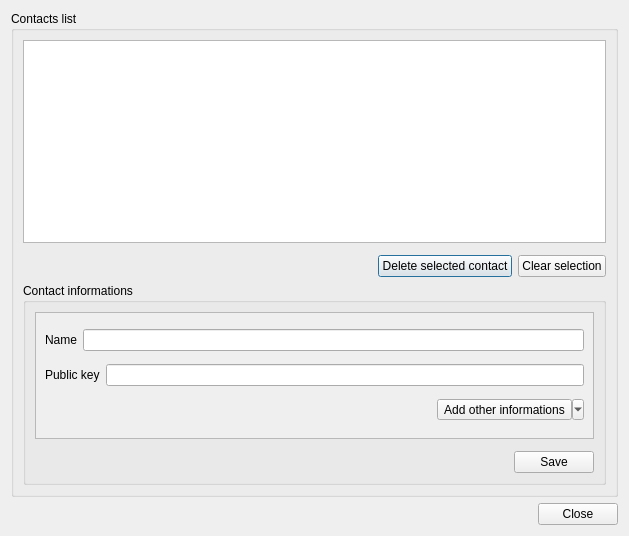
<?xml version="1.0" encoding="UTF-8"?>
<ui version="4.0">
 <class>ContactDialog</class>
 <widget class="QDialog" name="ContactDialog">
  <property name="geometry">
   <rect>
    <x>0</x>
    <y>0</y>
    <width>629</width>
    <height>536</height>
   </rect>
  </property>
  <property name="windowTitle">
   <string>Contacts</string>
  </property>
  <layout class="QVBoxLayout" name="verticalLayout">
   <item>
    <widget class="QGroupBox" name="groupBox_2">
     <property name="title">
      <string>Contacts list</string>
     </property>
     <layout class="QVBoxLayout" name="verticalLayout_3">
      <item>
       <widget class="QTableView" name="table_contacts">
        <attribute name="horizontalHeaderStretchLastSection">
         <bool>true</bool>
        </attribute>
        <attribute name="verticalHeaderStretchLastSection">
         <bool>false</bool>
        </attribute>
       </widget>
      </item>
      <item>
       <layout class="QHBoxLayout" name="horizontalLayout_5">
        <property name="topMargin">
         <number>6</number>
        </property>
        <item>
         <spacer name="horizontalSpacer_3">
          <property name="orientation">
           <enum>Qt::Horizontal</enum>
          </property>
          <property name="sizeHint" stdset="0">
           <size>
            <width>40</width>
            <height>20</height>
           </size>
          </property>
         </spacer>
        </item>
        <item>
         <widget class="QPushButton" name="button_delete">
          <property name="text">
           <string>Delete selected contact</string>
          </property>
          <property name="icon">
           <iconset resource="../../../../../res/icons/icons.qrc">
            <normaloff>:/icons/not_member</normaloff>:/icons/not_member</iconset>
          </property>
         </widget>
        </item>
        <item>
         <widget class="QPushButton" name="button_clear">
          <property name="text">
           <string>Clear selection</string>
          </property>
         </widget>
        </item>
       </layout>
      </item>
      <item>
       <widget class="QGroupBox" name="groupBox">
        <property name="title">
         <string>Contact informations</string>
        </property>
        <layout class="QVBoxLayout" name="verticalLayout_2">
         <item>
          <widget class="QScrollArea" name="scrollArea">
           <property name="widgetResizable">
            <bool>true</bool>
           </property>
           <widget class="QWidget" name="scrollAreaWidgetContents">
            <property name="geometry">
             <rect>
              <x>0</x>
              <y>0</y>
              <width>561</width>
              <height>128</height>
             </rect>
            </property>
            <layout class="QVBoxLayout" name="verticalLayout_4">
             <item>
              <layout class="QHBoxLayout" name="horizontalLayout">
               <item>
                <widget class="QLabel" name="label">
                 <property name="text">
                  <string>Name</string>
                 </property>
                </widget>
               </item>
               <item>
                <widget class="QLineEdit" name="edit_name"/>
               </item>
              </layout>
             </item>
             <item>
              <layout class="QHBoxLayout" name="horizontalLayout_2">
               <item>
                <widget class="QLabel" name="label_2">
                 <property name="text">
                  <string>Public key</string>
                 </property>
                </widget>
               </item>
               <item>
                <widget class="QLineEdit" name="edit_pubkey"/>
               </item>
              </layout>
             </item>
             <item>
              <layout class="QHBoxLayout" name="horizontalLayout_3">
               <item>
                <spacer name="horizontalSpacer">
                 <property name="orientation">
                  <enum>Qt::Horizontal</enum>
                 </property>
                 <property name="sizeHint" stdset="0">
                  <size>
                   <width>40</width>
                   <height>20</height>
                  </size>
                 </property>
                </spacer>
               </item>
               <item>
                <widget class="QToolButton" name="add_info_button">
                 <property name="text">
                  <string>Add other informations</string>
                 </property>
                 <property name="popupMode">
                  <enum>QToolButton::MenuButtonPopup</enum>
                 </property>
                </widget>
               </item>
              </layout>
             </item>
            </layout>
           </widget>
          </widget>
         </item>
         <item>
          <layout class="QHBoxLayout" name="horizontalLayout_4">
           <property name="topMargin">
            <number>6</number>
           </property>
           <item>
            <spacer name="horizontalSpacer_2">
             <property name="orientation">
              <enum>Qt::Horizontal</enum>
             </property>
             <property name="sizeHint" stdset="0">
              <size>
               <width>40</width>
               <height>20</height>
              </size>
             </property>
            </spacer>
           </item>
           <item>
            <widget class="QPushButton" name="button_save">
             <property name="text">
              <string>Save</string>
             </property>
             <property name="icon">
              <iconset resource="../../../../../res/icons/icons.qrc">
               <normaloff>:/icons/add_account_icon</normaloff>:/icons/add_account_icon</iconset>
             </property>
             <property name="iconSize">
              <size>
               <width>16</width>
               <height>16</height>
              </size>
             </property>
            </widget>
           </item>
          </layout>
         </item>
        </layout>
       </widget>
      </item>
     </layout>
    </widget>
   </item>
   <item>
    <widget class="QDialogButtonBox" name="button_box">
     <property name="enabled">
      <bool>true</bool>
     </property>
     <property name="orientation">
      <enum>Qt::Horizontal</enum>
     </property>
     <property name="standardButtons">
      <set>QDialogButtonBox::Close</set>
     </property>
    </widget>
   </item>
  </layout>
 </widget>
 <resources>
  <include location="../../../../../res/icons/icons.qrc"/>
 </resources>
 <connections/>
 <slots>
  <slot>open_manage_wallet_coins()</slot>
  <slot>change_displayed_wallet(int)</slot>
  <slot>transfer_mode_changed(bool)</slot>
  <slot>recipient_mode_changed(bool)</slot>
  <slot>change_current_community(int)</slot>
  <slot>amount_changed()</slot>
  <slot>relative_amount_changed()</slot>
 </slots>
</ui>
